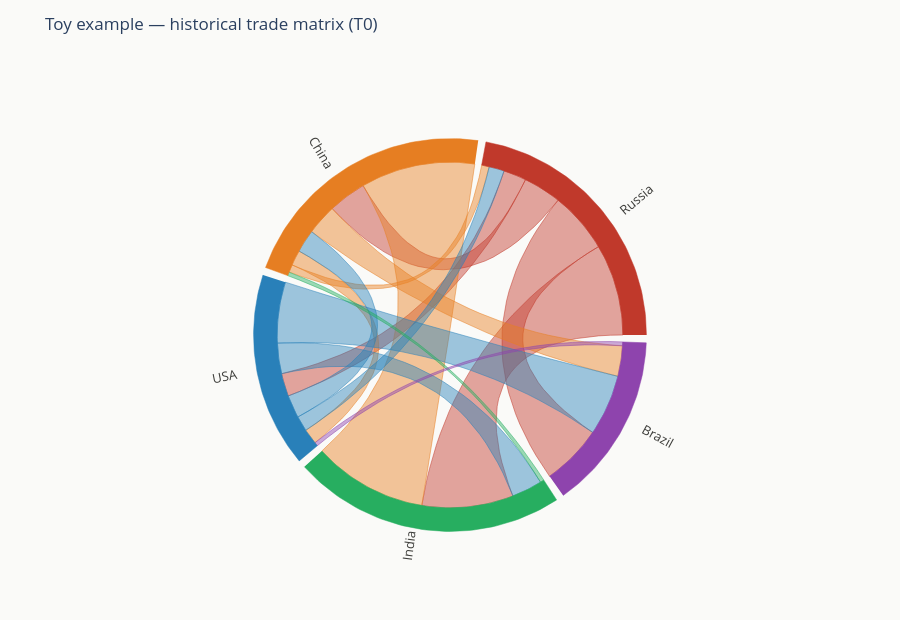

The notebook cell saved with this chart:
### Markdown cell above
## 1b. Input-data visualizations

Before running the RAS, let's visualize the three inputs:

- a **choropleth** of post-shock production ($P$),
- a **choropleth** of post-shock demand ($C$),
- a **chord diagram** of the historical trade matrix ($T_0$),
- a **geographic network** of the same historical trade matrix on a world map.

### Code cell
# Force a re-execution of src.utils in case the kernel cached an older copy
# (e.g. when it was imported in an earlier cell before these plotters existed).
import importlib
import src.utils
importlib.reload(src.utils)

from src.utils import (
    plot_production_map,
    plot_demand_map,
    plot_chord_diagram,
    plot_trade_network_map,
)

plot_production_map(P, title='Toy example — post-shock production (P)').show()
plot_demand_map(C, title='Toy example — post-shock demand (C)').show()
plot_chord_diagram(T0, title='Toy example — historical trade matrix (T0)').show()
plot_trade_network_map(T0, title='Toy example — historical trade network (T0)').show()
